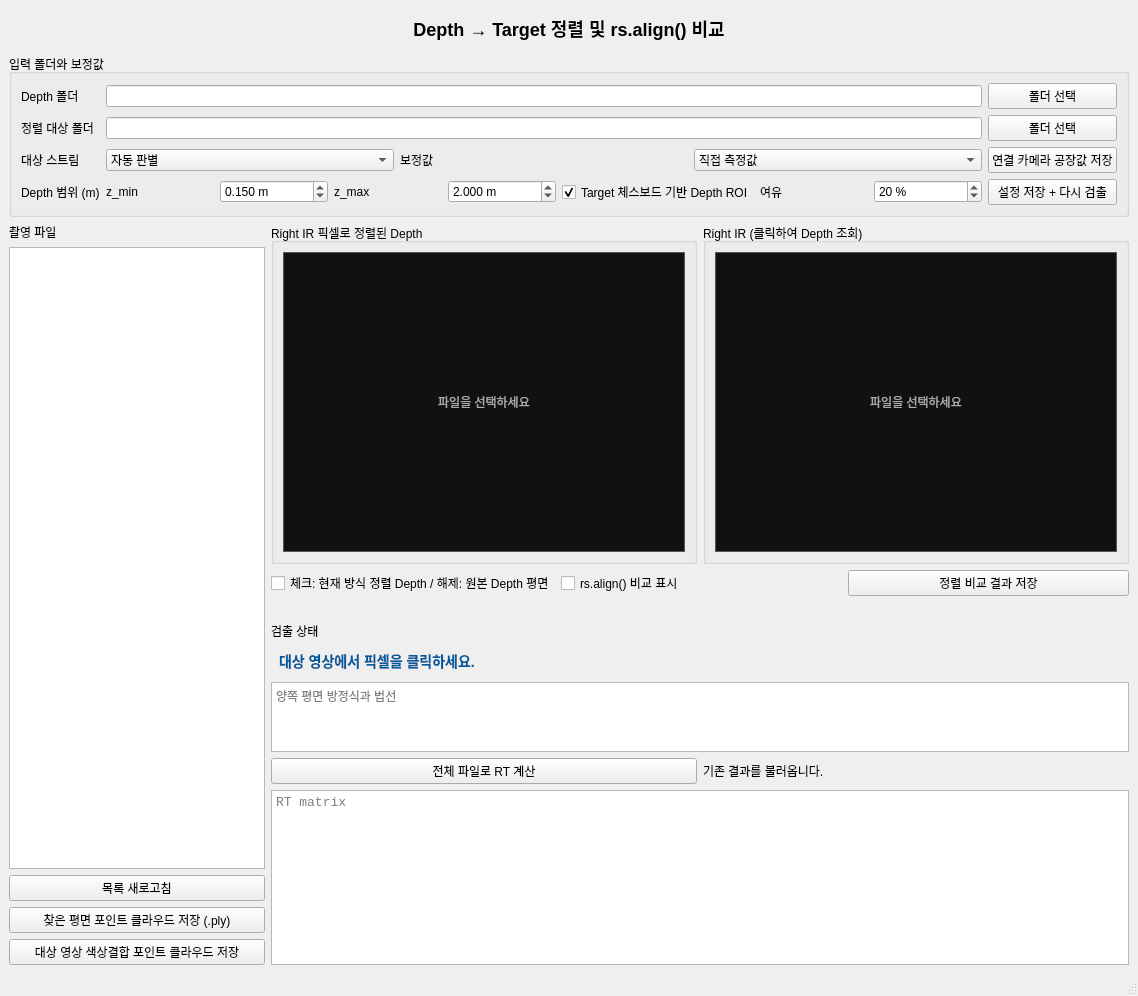
<?xml version="1.0" encoding="UTF-8"?>
<ui version="4.0">
 <class>MainWindow</class>
 <widget class="QMainWindow" name="MainWindow">
  <property name="geometry">
   <rect>
    <x>0</x>
    <y>0</y>
    <width>1138</width>
    <height>984</height>
   </rect>
  </property>
  <property name="windowTitle">
   <string>Depth → Target Alignment Comparison</string>
  </property>
  <widget class="QWidget" name="centralwidget">
   <layout class="QVBoxLayout" name="mainLayout">
    <item>
     <widget class="QLabel" name="titleLabel">
      <property name="styleSheet">
       <string notr="true">font-size: 18px; font-weight: bold; padding: 6px;</string>
      </property>
      <property name="text">
       <string>Depth → Target 정렬 및 rs.align() 비교</string>
      </property>
      <property name="alignment">
       <set>Qt::AlignmentFlag::AlignCenter</set>
      </property>
     </widget>
    </item>
    <item>
     <widget class="QGroupBox" name="folderGroup">
      <property name="title">
       <string>입력 폴더와 보정값</string>
      </property>
      <layout class="QGridLayout" name="folderLayout">
       <item row="0" column="0">
        <widget class="QLabel" name="depthFolderLabel">
         <property name="text">
          <string>Depth 폴더</string>
         </property>
        </widget>
       </item>
       <item row="0" column="1">
        <widget class="QLineEdit" name="depthFolderEdit">
         <property name="readOnly">
          <bool>true</bool>
         </property>
        </widget>
       </item>
       <item row="0" column="2">
        <widget class="QPushButton" name="depthFolderButton">
         <property name="text">
          <string>폴더 선택</string>
         </property>
        </widget>
       </item>
       <item row="1" column="0">
        <widget class="QLabel" name="targetFolderLabel">
         <property name="text">
          <string>정렬 대상 폴더</string>
         </property>
        </widget>
       </item>
       <item row="1" column="1">
        <widget class="QLineEdit" name="targetFolderEdit">
         <property name="readOnly">
          <bool>true</bool>
         </property>
        </widget>
       </item>
       <item row="1" column="2">
        <widget class="QPushButton" name="targetFolderButton">
         <property name="text">
          <string>폴더 선택</string>
         </property>
        </widget>
       </item>
       <item row="2" column="0">
        <widget class="QLabel" name="targetTypeLabel">
         <property name="text">
          <string>대상 스트림</string>
         </property>
        </widget>
       </item>
       <item row="2" column="1">
        <layout class="QHBoxLayout" name="calibrationChoiceLayout">
         <item>
          <widget class="QComboBox" name="targetTypeCombo">
           <item>
            <property name="text">
             <string>자동 판별</string>
            </property>
           </item>
           <item>
            <property name="text">
             <string>Right IR (index 2)</string>
            </property>
           </item>
           <item>
            <property name="text">
             <string>Color</string>
            </property>
           </item>
          </widget>
         </item>
         <item>
          <widget class="QLabel" name="calibrationSourceLabel">
           <property name="text">
            <string>보정값</string>
           </property>
          </widget>
         </item>
         <item>
          <widget class="QComboBox" name="calibrationSourceCombo">
           <item>
            <property name="text">
             <string>직접 측정값</string>
            </property>
           </item>
           <item>
            <property name="text">
             <string>RealSense 공장값</string>
            </property>
           </item>
          </widget>
         </item>
        </layout>
       </item>
       <item row="2" column="2">
        <widget class="QPushButton" name="saveFactoryButton">
         <property name="text">
          <string>연결 카메라 공장값 저장</string>
         </property>
        </widget>
       </item>
       <item row="3" column="0">
        <widget class="QLabel" name="depthRangeLabel">
         <property name="text">
          <string>Depth 범위 (m)</string>
         </property>
        </widget>
       </item>
       <item row="3" column="1">
        <layout class="QHBoxLayout" name="depthDetectionLayout">
         <item>
          <widget class="QLabel" name="zMinLabel">
           <property name="text">
            <string>z_min</string>
           </property>
          </widget>
         </item>
         <item>
          <widget class="QDoubleSpinBox" name="zMinSpinBox">
           <property name="suffix">
            <string> m</string>
           </property>
           <property name="decimals">
            <number>3</number>
           </property>
           <property name="minimum">
            <double>0.010000000000000</double>
           </property>
           <property name="maximum">
            <double>20.000000000000000</double>
           </property>
           <property name="singleStep">
            <double>0.050000000000000</double>
           </property>
           <property name="value">
            <double>0.150000000000000</double>
           </property>
          </widget>
         </item>
         <item>
          <widget class="QLabel" name="zMaxLabel">
           <property name="text">
            <string>z_max</string>
           </property>
          </widget>
         </item>
         <item>
          <widget class="QDoubleSpinBox" name="zMaxSpinBox">
           <property name="suffix">
            <string> m</string>
           </property>
           <property name="decimals">
            <number>3</number>
           </property>
           <property name="minimum">
            <double>0.010000000000000</double>
           </property>
           <property name="maximum">
            <double>20.000000000000000</double>
           </property>
           <property name="singleStep">
            <double>0.050000000000000</double>
           </property>
           <property name="value">
            <double>2.000000000000000</double>
           </property>
          </widget>
         </item>
         <item>
          <widget class="QCheckBox" name="useTargetRoiCheckBox">
           <property name="text">
            <string>Target 체스보드 기반 Depth ROI</string>
           </property>
           <property name="checked">
            <bool>true</bool>
           </property>
          </widget>
         </item>
         <item>
          <widget class="QLabel" name="roiMarginLabel">
           <property name="text">
            <string>여유</string>
           </property>
          </widget>
         </item>
         <item>
          <widget class="QSpinBox" name="roiMarginSpinBox">
           <property name="suffix">
            <string> %</string>
           </property>
           <property name="minimum">
            <number>0</number>
           </property>
           <property name="maximum">
            <number>200</number>
           </property>
           <property name="singleStep">
            <number>5</number>
           </property>
           <property name="value">
            <number>20</number>
           </property>
          </widget>
         </item>
        </layout>
       </item>
       <item row="3" column="2">
        <widget class="QPushButton" name="applyDetectionSettingsButton">
         <property name="text">
          <string>설정 저장 + 다시 검출</string>
         </property>
        </widget>
       </item>
      </layout>
     </widget>
    </item>
    <item>
     <layout class="QHBoxLayout" name="contentLayout" stretch="0,1">
      <item>
       <layout class="QVBoxLayout" name="fileLayout">
        <item>
         <widget class="QLabel" name="fileLabel">
          <property name="text">
           <string>촬영 파일</string>
          </property>
         </widget>
        </item>
        <item>
         <widget class="QListWidget" name="fileList">
          <property name="minimumSize">
           <size>
            <width>245</width>
            <height>0</height>
           </size>
          </property>
          <property name="maximumSize">
           <size>
            <width>310</width>
            <height>16777215</height>
           </size>
          </property>
         </widget>
        </item>
        <item>
         <widget class="QPushButton" name="reloadButton">
          <property name="text">
           <string>목록 새로고침</string>
          </property>
         </widget>
        </item>
        <item>
         <widget class="QPushButton" name="savePointCloudButton">
          <property name="text">
           <string>찾은 평면 포인트 클라우드 저장 (.ply)</string>
          </property>
         </widget>
        </item>
        <item>
         <widget class="QPushButton" name="saveIrPointCloudButton">
          <property name="text">
           <string>대상 영상 색상결합 포인트 클라우드 저장</string>
          </property>
         </widget>
        </item>
       </layout>
      </item>
      <item>
       <layout class="QVBoxLayout" name="viewerLayout" stretch="1,0,0,0,0,0,0,0">
        <item>
         <layout class="QHBoxLayout" name="imageLayout">
          <item>
           <widget class="QGroupBox" name="depthGroup">
            <property name="title">
             <string>Right IR 픽셀로 정렬된 Depth</string>
            </property>
            <layout class="QVBoxLayout" name="depthLayout">
             <item>
              <widget class="QLabel" name="depthImageLabel">
               <property name="minimumSize">
                <size>
                 <width>400</width>
                 <height>300</height>
                </size>
               </property>
               <property name="styleSheet">
                <string notr="true">background: #111; color: #aaa; border: 1px solid #555;</string>
               </property>
               <property name="text">
                <string>파일을 선택하세요</string>
               </property>
               <property name="alignment">
                <set>Qt::AlignmentFlag::AlignCenter</set>
               </property>
              </widget>
             </item>
            </layout>
           </widget>
          </item>
          <item>
           <widget class="QGroupBox" name="rightGroup">
            <property name="title">
             <string>Right IR (클릭하여 Depth 조회)</string>
            </property>
            <layout class="QVBoxLayout" name="rightLayout">
             <item>
              <widget class="QLabel" name="rightImageLabel">
               <property name="minimumSize">
                <size>
                 <width>400</width>
                 <height>300</height>
                </size>
               </property>
               <property name="styleSheet">
                <string notr="true">background: #111; color: #aaa; border: 1px solid #555;</string>
               </property>
               <property name="text">
                <string>파일을 선택하세요</string>
               </property>
               <property name="alignment">
                <set>Qt::AlignmentFlag::AlignCenter</set>
               </property>
              </widget>
             </item>
            </layout>
           </widget>
          </item>
         </layout>
        </item>
        <item>
         <layout class="QHBoxLayout" name="viewControlLayout">
          <item>
           <widget class="QCheckBox" name="showAlignedDepthCheckBox">
            <property name="text">
             <string>체크: 현재 방식 정렬 Depth / 해제: 원본 Depth 평면</string>
            </property>
            <property name="checked">
             <bool>false</bool>
            </property>
           </widget>
          </item>
          <item>
           <widget class="QCheckBox" name="compareRsCheckBox">
            <property name="text">
             <string>rs.align() 비교 표시</string>
            </property>
           </widget>
          </item>
          <item>
           <widget class="QPushButton" name="saveComparisonButton">
            <property name="text">
             <string>정렬 비교 결과 저장</string>
            </property>
           </widget>
          </item>
         </layout>
        </item>
        <item>
         <widget class="QLabel" name="comparisonStatus">
          <property name="styleSheet">
           <string notr="true">font-weight: bold; color: #7a3e00;</string>
          </property>
          <property name="text">
           <string/>
          </property>
         </widget>
        </item>
        <item>
         <widget class="QLabel" name="detectionStatus">
          <property name="text">
           <string>검출 상태</string>
          </property>
         </widget>
        </item>
        <item>
         <widget class="QLabel" name="pickedDepthLabel">
          <property name="styleSheet">
           <string notr="true">font-size: 14px; font-weight: bold; color: #005a9c; padding: 4px;</string>
          </property>
          <property name="text">
           <string>대상 영상에서 픽셀을 클릭하세요.</string>
          </property>
         </widget>
        </item>
        <item>
         <widget class="QPlainTextEdit" name="cornerText">
          <property name="maximumSize">
           <size>
            <width>16777215</width>
            <height>90</height>
           </size>
          </property>
          <property name="readOnly">
           <bool>true</bool>
          </property>
          <property name="placeholderText">
           <string>양쪽 평면 방정식과 법선</string>
          </property>
         </widget>
        </item>
        <item>
         <layout class="QHBoxLayout" name="calibrateLayout">
          <item>
           <widget class="QPushButton" name="calibrateButton">
            <property name="text">
             <string>전체 파일로 RT 계산</string>
            </property>
           </widget>
          </item>
          <item>
           <widget class="QLabel" name="calibrationStatus">
            <property name="text">
             <string>기존 결과를 불러옵니다.</string>
            </property>
           </widget>
          </item>
         </layout>
        </item>
        <item>
         <widget class="QPlainTextEdit" name="matrixText">
          <property name="minimumSize">
           <size>
            <width>0</width>
            <height>175</height>
           </size>
          </property>
          <property name="maximumSize">
           <size>
            <width>16777215</width>
            <height>210</height>
           </size>
          </property>
          <property name="font">
           <font>
            <family>Consolas</family>
            <pointsize>10</pointsize>
           </font>
          </property>
          <property name="readOnly">
           <bool>true</bool>
          </property>
          <property name="placeholderText">
           <string>RT matrix</string>
          </property>
         </widget>
        </item>
       </layout>
      </item>
     </layout>
    </item>
   </layout>
  </widget>
  <widget class="QStatusBar" name="statusbar"/>
 </widget>
 <resources/>
 <connections/>
</ui>
